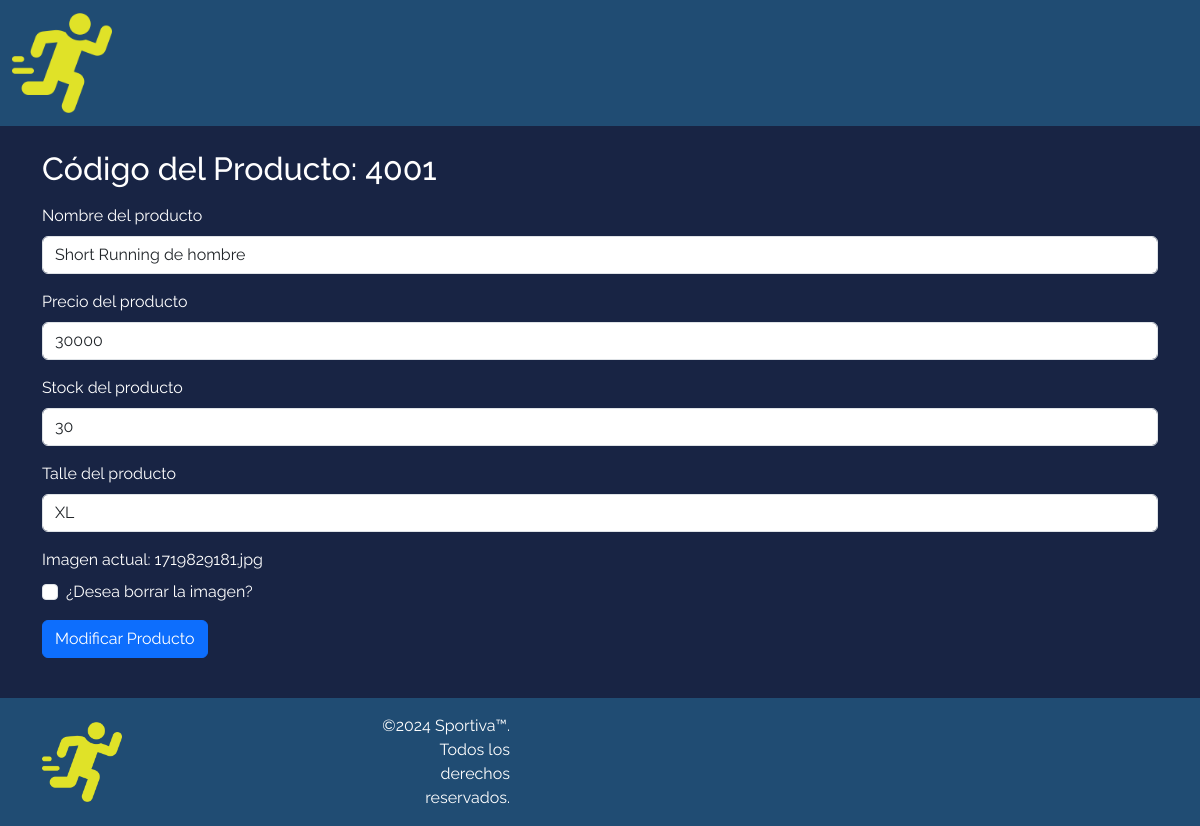
The page /Proyecto/Sportiva/admin/modProd.php?producto=4001 (signed in) on the database its author committed.
### tables this page shows
CREATE TABLE `producto` (
  `IDpro` int(8) NOT NULL,
  `nomPro` varchar(32) NOT NULL,
  `prePro` mediumint(9) NOT NULL,
  `stockPro` smallint(6) NOT NULL,
  `fotoPro` varchar(32) NOT NULL DEFAULT 'notimg.png',
  `tallePro` varchar(3) NOT NULL,
  `catPro` int(8) NOT NULL
);

### Proyecto/Sportiva/admin/modProd.php (the view, shortened to what this page needs)
<?php
include_once("../componentes/headeradmin.php");
require_once("../connect/connect.php");
if ($con) {
    if (isset($_GET['producto'])) {
        $id = $_GET['producto'];
    }
    $consulta = "SELECT * FROM producto WHERE IDpro='$id'";
    $resultado = mysqli_query($con, $consulta);
    if ($resultado) {
        $filas = mysqli_fetch_array($resultado);
?>
        <form action="modProd2.php" method="post" enctype="multipart/form-data" class="container mt-4" style="margin-bottom: 40px;">
            <div class="mb-3">
                <h2 class="text-white">Código del Producto: <?php print $filas['IDpro']; ?></h2>
            </div>
            <div class="mb-3">
                <label for="nomPro" class="form-label text-white">Nombre del producto</label>
                <input value="<?php print $filas['nomPro']; ?>" id="nomPro" type="text" name="nomPro" class="form-control" required />
            </div>
            <div class="mb-3">
                <label for="prePro" class="form-label text-white">Precio del producto</label>
                <input value="<?php print $filas['prePro']; ?>" id="prePro" type="number" name="prePro" class="form-control" required />
            </div>
            <div class="mb-3">
                <label for="stockPro" class="form-label text-white">Stock del producto</label>
                <input value="<?php print $filas['stockPro']; ?>" id="stockPro" type="number" name="stockPro" class="form-control" required />
            </div>
            <div class="mb-3">
                <label for="tallePro" class="form-label text-white">Talle del producto</label>
                <select id="tallePro" name="tallePro" class="form-control" required>
                    <option value="XL" <?php if($filas['tallePro'] == 'XL') echo 'selected'; ?>>XL</option>
                </select>
            </div>
            <div class="mb-3">
                <label class="form-label text-white">Imagen actual: <?php print $filas['fotoPro']; ?></label>
                <div class="form-check">
                    <input class="form-check-input" type="checkbox" id="borrarImagen" name="borrarImagen" value="1">
                    <label class="form-check-label text-white" for="borrarImagen">
                        ¿Desea borrar la imagen?
                    </label>
                </div>
            </div>
            <button type="submit" class="btn btn-primary">Modificar Producto</button>
        </form>
<?php
    }
}
require_once("../componentes/footer.php");
?>

### Proyecto/Sportiva/css/estilos.css (style rules this page uses)
* { margin: 0; padding: 0; }
body { background-color: #182444; font-family: 'Raleway', sans-serif; min-height: 100vh; display: flex; flex-direction: column; }

### rows shown on the page
producto: IDpro "4001", nomPro "Short Running de hombre", prePro "30000", stockPro "30", tallePro "XL", fotoPro "1719829181.jpg"
